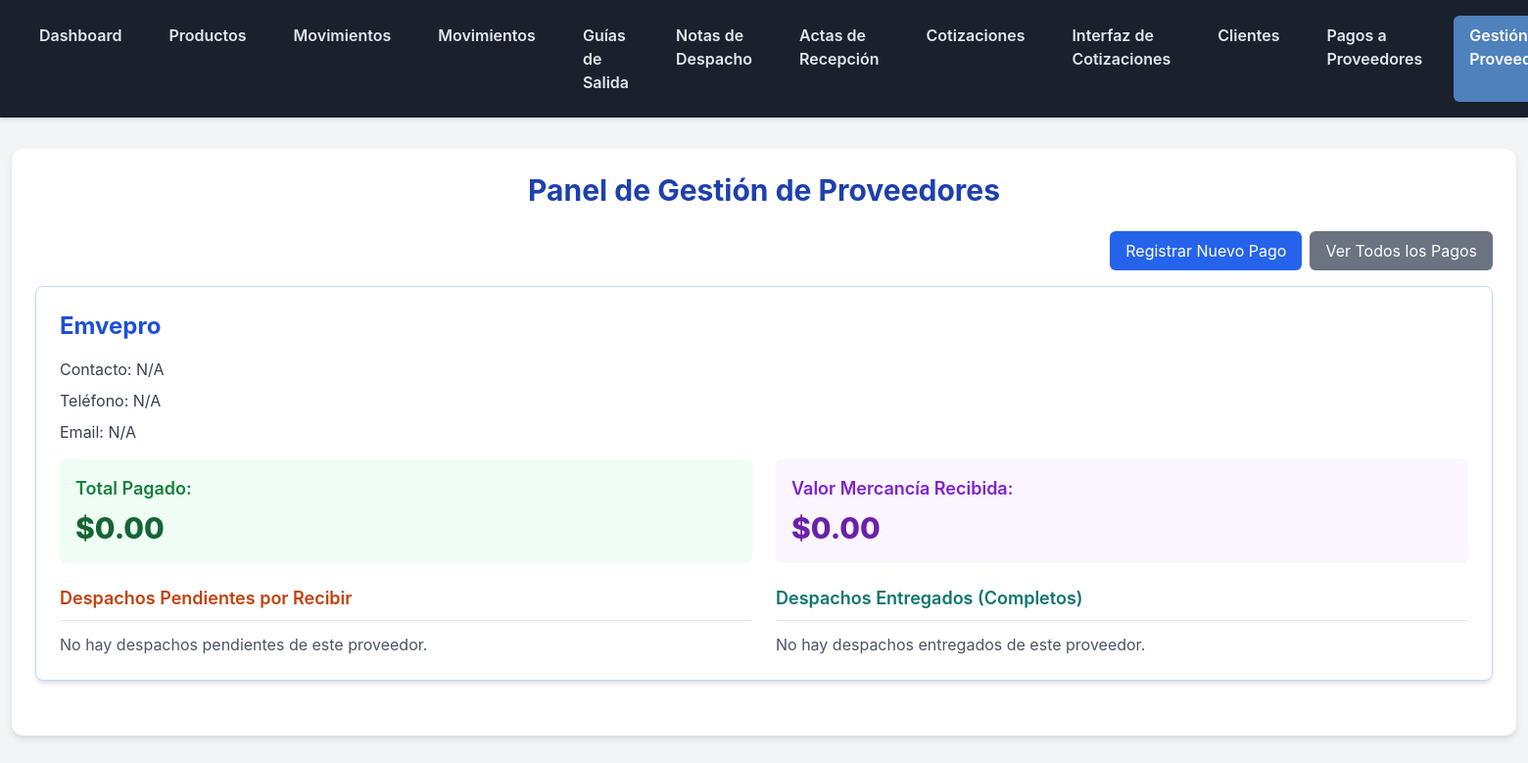
Page /inventario/proveedores/gestion/ (signed in) on the committed database.
### inventario/models.py (models this page shows, shortened)
class Proveedor(models.Model):
    nombre = models.CharField(max_length=200, unique=True, verbose_name="Nombre del Proveedor")
    contacto = models.CharField(max_length=255, blank=True, verbose_name="Persona de Contacto")
    telefono = models.CharField(max_length=20, blank=True, verbose_name="Teléfono")
    email = models.EmailField(blank=True, verbose_name="Email")
    class Meta:
        verbose_name = "Proveedor"
        verbose_name_plural = "Proveedores"

### inventario/views.py (the view)
# urls.py: path('proveedores/gestion/', views.ProveedorManagementView.as_view(), name='proveedor_management_panel'),
class ProveedorManagementView(LoginRequiredMixin, TemplateView):
    template_name = 'inventario/proveedor_management_panel.html'
    def get_context_data(self, **kwargs):
        context = super().get_context_data(**kwargs)
        proveedores = Proveedor.objects.all().order_by('nombre')
        proveedores_data = []
        for proveedor in proveedores:
            total_pagado = PagoProveedor.objects.filter(proveedor=proveedor).aggregate(Sum('monto'))['monto__sum'] or 0
            actas_pendientes = ActaRecepcion.objects.filter(
                proveedor=proveedor
            ).filter(
                Q(estado='pendiente') | Q(estado='parcial')
            ).order_by('-fecha_recepcion')
            actas_entregadas = ActaRecepcion.objects.filter(
                proveedor=proveedor,
                estado='completa'
            ).order_by('-fecha_recepcion')
            total_mercancia_recibida_valor = 0
            actas_recibidas = ActaRecepcion.objects.filter(proveedor=proveedor).prefetch_related('detalles__producto')
            for acta in actas_recibidas:
                for detalle in acta.detalles.all():
                    if detalle.producto:
                        total_mercancia_recibida_valor += detalle.cantidad * detalle.producto.precio # Usar el precio actual del producto
            proveedores_data.append({
                'proveedor': proveedor,
                'total_pagado': total_pagado,
                'actas_pendientes': actas_pendientes,
                'actas_entregadas': actas_entregadas,
                'total_mercancia_recibida_valor': total_mercancia_recibida_valor,
            })
        context['proveedores_data'] = proveedores_data
        return context

### inventario/templates/inventario/proveedor_management_panel.html (shortened to what this page needs)
    {% extends 'inventario/base.html' %}
    {% block content %}
        <h1 class="text-3xl font-bold text-center mb-6 text-blue-800">Panel de Gestión de Proveedores</h1>
        <div class="flex justify-end mb-4">
            <a href="{% url 'inventario:pago_proveedor_create' %}" class="btn-primary inline-block px-4 py-2 bg-blue-600 text-white rounded-md hover:bg-blue-700 mr-2">Registrar Nuevo Pago</a>
            <a href="{% url 'inventario:pago_proveedor_list' %}" class="btn-secondary inline-block px-4 py-2 bg-gray-500 text-white rounded-md hover:bg-gray-600">Ver Todos los Pagos</a>
        </div>
        {% for data in proveedores_data %}
            <div class="bg-white p-6 rounded-lg shadow-md mb-8 border border-blue-200">
                <h2 class="text-2xl font-bold text-blue-700 mb-4">{{ data.proveedor.nombre }}</h2>
                <p class="text-gray-700 mb-2">Contacto: {{ data.proveedor.contacto|default:"N/A" }}</p>
                <p class="text-gray-700 mb-2">Teléfono: {{ data.proveedor.telefono|default:"N/A" }}</p>
                <p class="text-gray-700 mb-4">Email: {{ data.proveedor.email|default:"N/A" }}</p>
                <div class="grid grid-cols-1 md:grid-cols-2 gap-6 mb-6">
                    <div class="bg-green-50 p-4 rounded-md shadow-sm">
                        <h3 class="text-lg font-semibold text-green-700 mb-2">Total Pagado:</h3>
                        <p class="text-3xl font-extrabold text-green-800">${{ data.total_pagado|floatformat:2 }}</p>
                    </div>
                    <div class="bg-purple-50 p-4 rounded-md shadow-sm">
                        <h3 class="text-lg font-semibold text-purple-700 mb-2">Valor Mercancía Recibida:</h3>
                        <p class="text-3xl font-extrabold text-purple-800">${{ data.total_mercancia_recibida_valor|floatformat:2 }}</p>
                    </div>
                </div>
                <div class="grid grid-cols-1 md:grid-cols-2 gap-6">
                    <div>
                        <h3 class="text-lg font-semibold text-orange-700 mb-3 border-b pb-2">Despachos Pendientes por Recibir</h3>
                        {% if data.actas_pendientes %}
                            <ul class="list-disc list-inside space-y-2">
                                {% for acta in data.actas_pendientes %}
                                    <li class="text-gray-700">
                                        Acta <a href="{% url 'inventario:acta_recepcion_detail' acta.pk %}" class="text-blue-600 hover:underline">{{ acta.numero_recepcion }}</a>
                                        (Fecha: {{ acta.fecha_recepcion|date:"d/m/Y" }}, Estado: <span class="font-bold text-orange-600">{{ acta.get_estado_display }}</span>)
                                    </li>
                                {% endfor %}
                            </ul>
                        {% else %}
                            <p class="text-gray-600">No hay despachos pendientes de este proveedor.</p>
                        {% endif %}
                    </div>
                    <div>
                        <h3 class="text-lg font-semibold text-teal-700 mb-3 border-b pb-2">Despachos Entregados (Completos)</h3>
                        {% if data.actas_entregadas %}
                            <ul class="list-disc list-inside space-y-2">
                                {% for acta in data.actas_entregadas %}
                                    <li class="text-gray-700">
                                        Acta <a href="{% url 'inventario:acta_recepcion_detail' acta.pk %}" class="text-blue-600 hover:underline">{{ acta.numero_recepcion }}</a>
                                        (Fecha: {{ acta.fecha_recepcion|date:"d/m/Y" }})
                                    </li>
                                {% endfor %}
                            </ul>
                        {% else %}
                            <p class="text-gray-600">No hay despachos entregados de este proveedor.</p>
                        {% endif %}
                    </div>
                </div>
            </div>
        {% empty %}
            <p class="text-center text-gray-600 text-lg">No hay proveedores registrados en el sistema.</p>
        {% endfor %}
    {% endblock %}

### inventario/templates/inventario/base.html (style rules this page uses)
body { font-family: 'Inter', sans-serif; background-color: #f3f4f6; color: #333; }

### rows in the picture
Proveedor: proveedor.nombre "Emvepro", proveedor.contacto "N/A", proveedor.telefono "N/A", proveedor.email "N/A", total_pagado "0.00", total_mercancia_recibida_valor "0.00"
